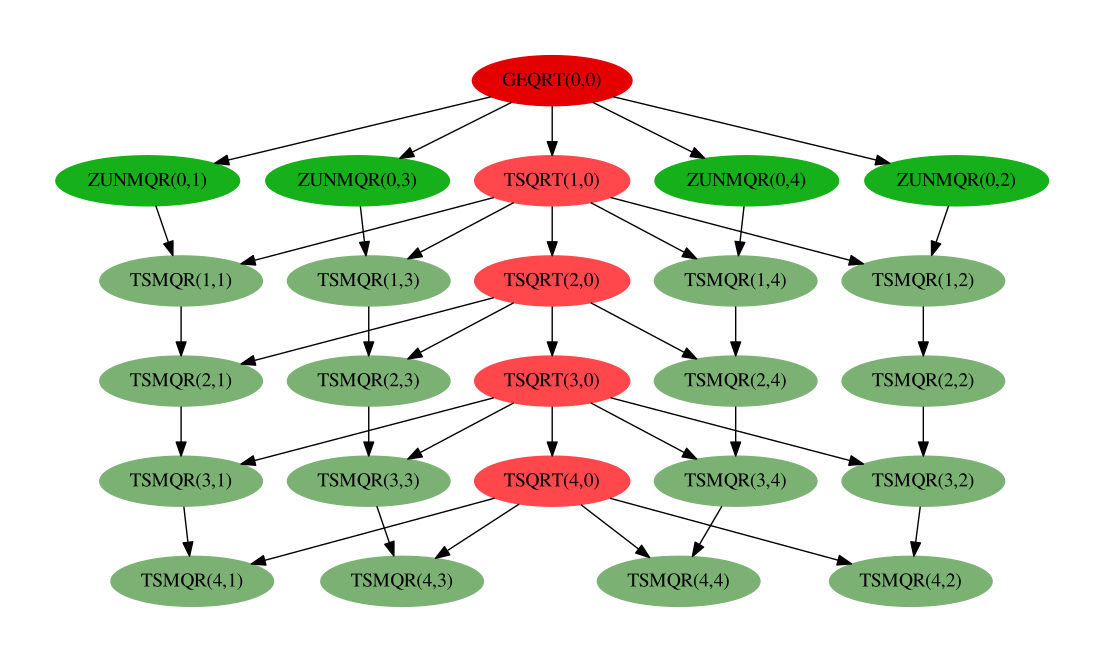

Recreate this plot in Python.
#!/home/mawussi/anaconda2/bin/python
from graphviz import Digraph
import seaborn as sns
dot = Digraph(comment="Panel Oriented DAG")
dot.attr("node", style="filled", color=sns.xkcd_rgb["red"])
#dot.attr("edge", splines="curved")
dot.node("qr_1", "GEQRT(0,0)")
# TSQRT kernels on the first panel
dot.attr("node", style="filled", color=sns.xkcd_rgb["light red"])
dot.node("tsqrt_2", "TSQRT(1,0)")
dot.node("tsqrt_3", "TSQRT(2,0)")
dot.node("tsqrt_4", "TSQRT(3,0)")
dot.node("tsqrt_5", "TSQRT(4,0)")
# Upate first tile-row zunmqr
dot.attr("node", style="filled", color=sns.xkcd_rgb["green"])
dot.node("zunmqr_2","ZUNMQR(0,1)")
dot.node("zunmqr_3","ZUNMQR(0,2)")
dot.node("zunmqr_4","ZUNMQR(0,3)")
dot.node("zunmqr_5","ZUNMQR(0,4)")
dot.attr("node", style="filled", color=sns.xkcd_rgb["faded green"])
# Update  second tile-row with TSMQR  kernels
dot.node("tsmqr_22","TSMQR(1,1)")
dot.node("tsmqr_23","TSMQR(1,2)")
dot.node("tsmqr_24","TSMQR(1,3)")
dot.node("tsmqr_25","TSMQR(1,4)")
# Update  third tile-row with TSMQR  kernels
dot.node("tsmqr_32","TSMQR(2,1)")
dot.node("tsmqr_33","TSMQR(2,2)")
dot.node("tsmqr_34","TSMQR(2,3)")
dot.node("tsmqr_35","TSMQR(2,4)")
# Update  fourth tile-row with TSMQR  kernels
dot.node("tsmqr_42","TSMQR(3,1)")
dot.node("tsmqr_43","TSMQR(3,2)")
dot.node("tsmqr_44","TSMQR(3,3)")
dot.node("tsmqr_45","TSMQR(3,4)")
# Update  fifth tile-row with TSMQR  kernels
dot.node("tsmqr_52","TSMQR(4,1)")
dot.node("tsmqr_53","TSMQR(4,2)")
dot.node("tsmqr_54","TSMQR(4,3)")
dot.node("tsmqr_55","TSMQR(4,4)")
#dot.node("lq_1", "GELQT(0,1)")

#Add edges for the first panel factorization
dot.edge("qr_1", "tsqrt_2")
dot.edge("tsqrt_2", "tsqrt_3")
dot.edge("tsqrt_3", "tsqrt_4")
dot.edge("tsqrt_4", "tsqrt_5")
# Add edges for the update of the first tile-row
dot.edge("qr_1", "zunmqr_2")
dot.edge("qr_1", "zunmqr_3")
dot.edge("qr_1", "zunmqr_4")
dot.edge("qr_1", "zunmqr_5")
#Add edges for the second tile-row update
dot.edge("zunmqr_2", "tsmqr_22")
dot.edge("tsqrt_2", "tsmqr_22")
dot.edge("zunmqr_3", "tsmqr_23")
dot.edge("tsqrt_2", "tsmqr_23")
dot.edge("zunmqr_4", "tsmqr_24")
dot.edge("tsqrt_2", "tsmqr_24")
dot.edge("zunmqr_5", "tsmqr_25")
dot.edge("tsqrt_2", "tsmqr_25")


#Add edges for the third tile-row update
dot.edge("tsmqr_22", "tsmqr_32")
dot.edge("tsqrt_3", "tsmqr_32")
dot.edge("tsmqr_23", "tsmqr_33")
dot.edge("tsmqr_24", "tsmqr_34")
dot.edge("tsqrt_3", "tsmqr_34")
dot.edge("tsmqr_25", "tsmqr_35")
dot.edge("tsqrt_3", "tsmqr_35")

#Add edges for the fourth tile-row update
dot.edge("tsmqr_32", "tsmqr_42")
dot.edge("tsqrt_4", "tsmqr_42")
dot.edge("tsmqr_33", "tsmqr_43")
dot.edge("tsqrt_4", "tsmqr_43")
dot.edge("tsmqr_34", "tsmqr_44")
dot.edge("tsqrt_4", "tsmqr_44")
dot.edge("tsmqr_35", "tsmqr_45")
dot.edge("tsqrt_4", "tsmqr_45")

#Add edges for the fourth tile-row update
dot.edge("tsmqr_42", "tsmqr_52")
dot.edge("tsqrt_5", "tsmqr_52")
dot.edge("tsmqr_43", "tsmqr_53")
dot.edge("tsqrt_5", "tsmqr_53")
dot.edge("tsmqr_44", "tsmqr_54")
dot.edge("tsqrt_5", "tsmqr_54")
dot.edge("tsmqr_45", "tsmqr_55")
dot.edge("tsqrt_5", "tsmqr_55")

#Add edges leading to the first LQ
# dot.edge("tsmqr_52", "lq_1")
# dot.edge("tsmqr_53", "lq_1")
# dot.edge("tsmqr_54", "lq_1")
# dot.edge("tsmqr_55", "lq_1")

#Save the file
dot.render("../fig/dag_better")
dot.view()
